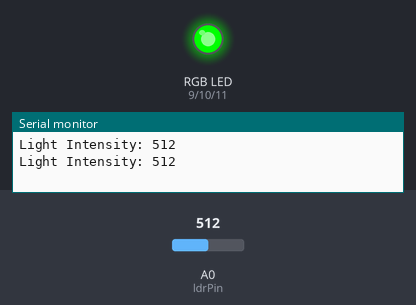
Simulated run of this sketch. Board: Arduino Uno, built with avr-gcc and run on an emulated ATmega328P. Parts: an RGB LED mixed from three pins (HIGH = lit), the last lines printed to the serial monitor. The test bench sets the inputs (shaded band); at power-on: A0 (ldrPin) = 512.

Above: at 1.8 s.
1.9 s: A0 (ldrPin) set to 589
3.4 s: A0 (ldrPin) set to 618
At 4.8 s:
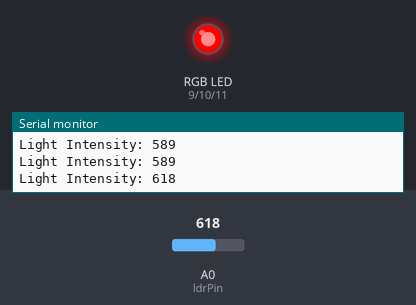
5.5 s: A0 (ldrPin) set to 290
At 6.4 s:
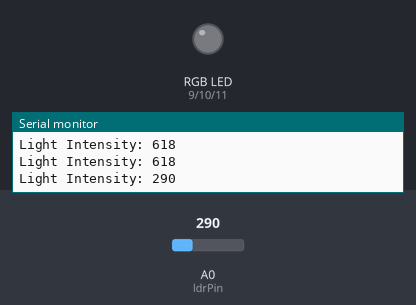
7.5 s: A0 (ldrPin) set to 307
At 9.1 s:
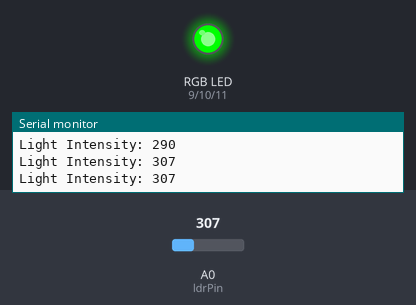
9.5 s: A0 (ldrPin) set to 122
At 10.7 s:
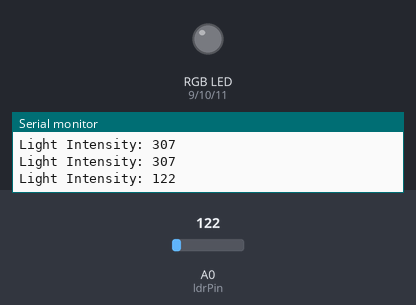
Timing chart, 0 to 12.5 s (numbered marks = the images above; inputs shaded):
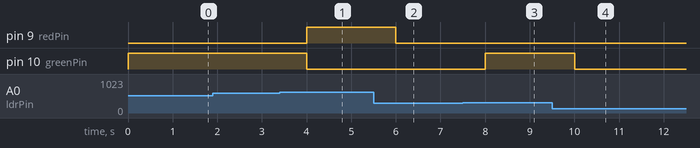

Measured:
- the behaviour switches between 599 and 600 on A0 (ldrPin) (found by bisection; images 0 and 1)
- the behaviour switches between 299 and 300 on A0 (ldrPin) (found by bisection; images 2 and 3)
- after the input at 3.4 s, pin 9 (redPin): LOW → HIGH after 0.60 s; pin 10 (greenPin): HIGH → LOW after 0.60 s
- after the input at 5.5 s, pin 9 (redPin): HIGH → LOW after 0.50 s
- after the input at 7.5 s, pin 10 (greenPin): LOW → HIGH after 0.50 s
- after the input at 9.5 s, pin 10 (greenPin): HIGH → LOW after 0.51 s

The sketch:

led_rgb.ino
```cpp
// Define the pins for the RGB LED
const int redPin = 9;
const int greenPin = 10;
const int bluePin = 11;

// Define the pin for the photoresistor
const int ldrPin = A0;

void setup() {
  // Initialize the RGB LED pins as output
  pinMode(redPin, OUTPUT);
  pinMode(greenPin, OUTPUT);
  pinMode(bluePin, OUTPUT);

  // Initialize serial communication for debugging
  Serial.begin(9600);
}

void loop() {
  // Read the light intensity from the photoresistor
  int ldrValue = analogRead(ldrPin);

  // Print the light intensity to the serial monitor
  Serial.print("Light Intensity: ");
  Serial.println(ldrValue);

  // Set the RGB LED color based on the light intensity
  if (ldrValue < 300) {
    setColor(0, 0, 255); // Blue for low light
  } else if (ldrValue >= 300 && ldrValue < 600) {
    setColor(0, 255, 0); // Green for medium light
  } else {
    setColor(255, 0, 0); // Red for bright light
  }

  // Delay for a short period before the next reading
  delay(1000);
}

void setColor(int red, int green, int blue) {
  analogWrite(redPin, red);
  analogWrite(greenPin, green);
  //analogWrite(bluePin, blue);
}
```
